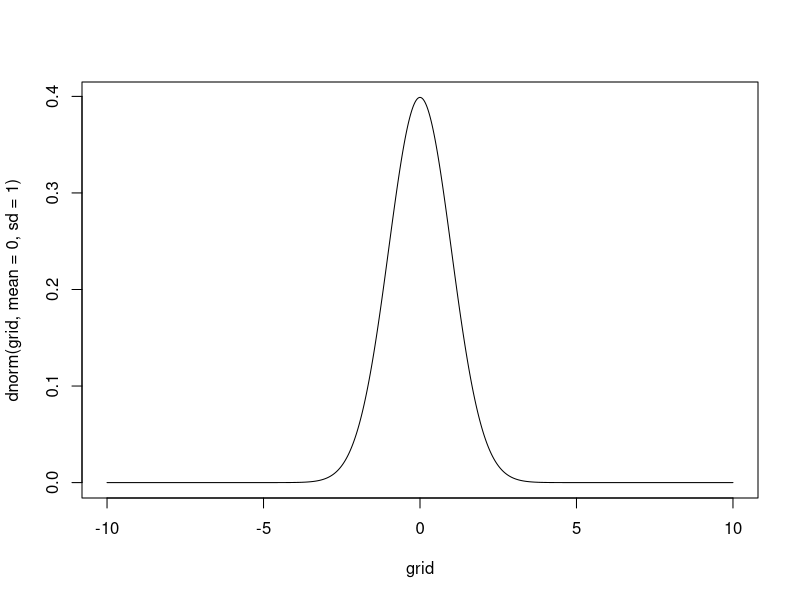
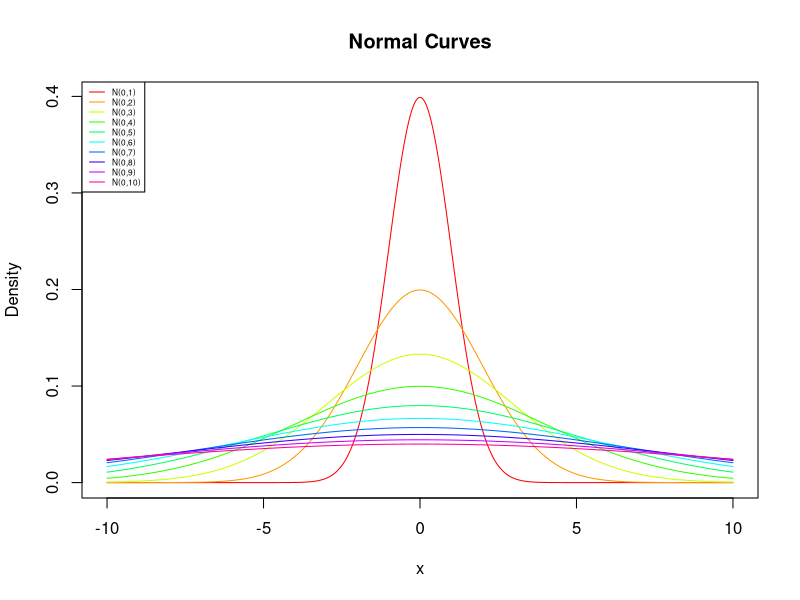

Write the R code that produced these figures, in order.
# Write a function called powerDiff() that computes the derivative of 
# the form "ax^n", where n is an integer and a is any real number.
# For simplicity, it is okay to leave the output in the form "ax^0" or "ax^1"
# Input:
# <fn>: a character string of the form "ax^n" or "x^n"
# Output:
# <deriv>: a character string of the form "ax^n" or "x^n" or "0"
powerDiff <- function(fn){
  str <- unlist(strsplit(fn,"[x^]"))
  a <- as.numeric(str[1])
  n <- as.numeric(str[3])
  if(is.na(n) | n== 0 | a == 0)
    return(0)
  if(is.na(a) | a == 1)
    return(paste0(n,"x^",n-1))
  else if(n == 2){
    return(paste0(2*a,"x"))
  }
  else if(n == 1)
    return(paste0(a))
  else
    return(paste0(a*n,"x^",n-1))
}

# How to plot the standard Normal curve:
grid <- seq(-10, 10, by = 0.01)
plot(grid, dnorm(grid, mean = 0, sd = 1), type = "l")

# Write a function plotNormal() that plots multiple normal curves in one plot.
# See the given plot for reference (title, xlab, ylab, legend, etc.).
# Each curve should have a different color.
# Input:
# <m>: a numeric vector of means
# <v>: a numeric vector of variances
# Remark: m and v have the same length.
plotNormal <- function(m = 0, v = 1){
  cols = rainbow(length(v))
  legend_text = c(paste0("N(",m[1],",",v[1],")"))
  grid <- seq(-10, 10, by = 0.01)
  png(filename= "output.png",width=480, height=680)
  plot(grid,dnorm(grid,mean = m[1], sd = v[1]),col=cols[1],xlab="x",ylab="Density",main="Normal Curves",type = "l")
  for(i in 2:length(v)){
    lines(grid,dnorm(grid,mean = m[i],sd = v[i]),type="l",col=cols[i])
    legend_text[i] = paste0("N(",m[i],",",v[i],")")
  }
  legend("topleft",legend_text,lty=c(1),col=cols,cex=0.5)
  dev.off()
}

plotNormal(rep(0, 10), 1:10)

# Write a function called cap() that capitalize the 
# 2nd letter and the 4th letter for each word in a sentence.
# Be careful: the 2nd letter and the 4th letter of 
# "non-smoking" is "o" and "s", but not "o" and "-".
# Input:
# <sentence>: a character vector that contains only one string,
# where each word is separated by a space.
# Output:
# <sent>: a character vector that contains only one string,
# where each word is separated by a space. 
# The 2nd letter and the 4th letter for each word in the sentence
# is capitalized.
cap <- function(sentence){
  words = unlist(strsplit(sentence," "))
  letters_indices = gregexpr("[[:alpha:]]",words)
  for(i in 1:length(words)){
    index2 = letters_indices[[i]][2]
    index4 = letters_indices[[i]][4]
    if(!is.na(index2))
      substr(words[i],index2,index2) = toupper(substr(words[i],index2,index2))
    if(!is.na(index4))
      substr(words[i],index4,index4) = toupper(substr(words[i],index4,index4))
  }
  return(paste0(words,collapse=' '))
}


# Write a function called logAdj() that takes logarithm of
# each numeric/integer column and append the log column to the data frame.
# The name of each appended column should be 
# "log." + the name of the original column.
# Assume all the numeric/integer entries in df is positive.
# Input:
# <df>: a data frame that contains at least one numeric/integer column
logAdj <- function(df){
  # iterate subset of dataframe where class column is numeric
  # take log for each element in column vector wise and store that in separate data frame
  # bind the two dataframes together in the end
  n = names(df)
  for(name in n){
    col = df[,name]
    if(is.numeric(col)){
      df[,paste0("log.",name)] = log(col)
    }
  }
  return(df)
}
